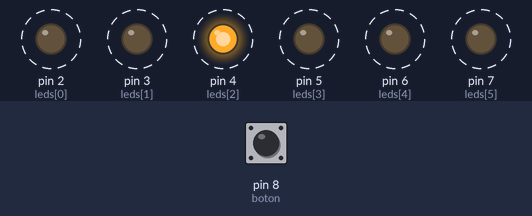
This sketch was run on a simulated Arduino Uno, built with avr-gcc and run on an emulated ATmega328P. On the bench: output pins drawn as LEDs (lit = HIGH). Dashed ring = blinking. Inputs (shaded band) come from the test bench; at power-on: pin 8 (boton) LOW. Random numbers use the default seed unless the sketch sets one.

Above: at 2.05 s.
2.1 s: pin 8 (boton) pulled HIGH for 0.75 s
At 2.35 s:
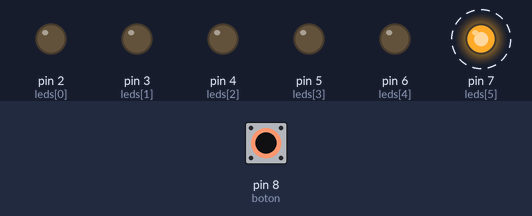
5.3 s: pin 8 (boton) pulled HIGH for 1 s
At 6.3 s:
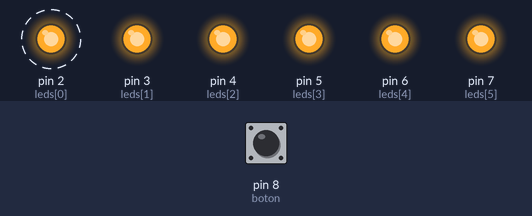
8.9 s: pin 8 (boton) pulled HIGH for 0.75 s
12.1 s: pin 8 (boton) pulled HIGH for 3.2 s
At 15.0 s:
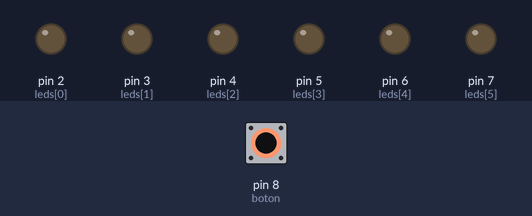
Timing chart, 0 to 17.8 s (numbered marks = the images above; inputs shaded):
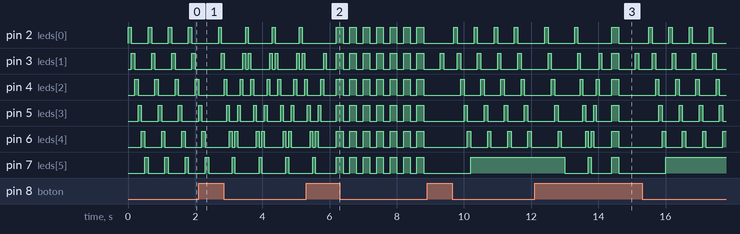

The sketch:

Juego_de_Luces_Interactivo.ino
```cpp
//Declaracion de variables
const int leds[] = {2, 3, 4, 5, 6, 7};
const int boton = 8;

int estadoBoton = 0;
int modo = 0;


void setup() {
  for (int i = 0; i < 6; i++) {
    pinMode(leds[i], OUTPUT);
  }

  pinMode(boton, INPUT);
}

void loop() {
  leerBoton();
  ejecutarPatron();
}

void leerBoton() {
  if (digitalRead(boton) == HIGH) {
    modo++;
    if (modo > 4) modo = 0;
    delay(300);
  }
}

void ejecutarPatron() {
  switch (modo) {
    case 0:
      secuencia();
      break;
    case 1:
      persecucion();
      break;
    case 2:
      parpadeo();
      break;
    case 3:
      aleatorio();
      break;
    case 4:
      onda();
      break;
  }
}

void secuencia() {
  for (int i = 0; i < 6; i++) {
    digitalWrite(leds[i], HIGH);
    delay(100);
    digitalWrite(leds[i], LOW);
  }
}

void persecucion() {
  for (int i = 0; i < 6; i++) {
    digitalWrite(leds[i], HIGH);
    delay(80);
    digitalWrite(leds[i], LOW);
  }

  for (int i = 4; i >= 1; i--) {
    digitalWrite(leds[i], HIGH);
    delay(80);
    digitalWrite(leds[i], LOW);
  }
}

void parpadeo() {
  for (int i = 0; i < 6; i++) {
    digitalWrite(leds[i], HIGH);
  }
  delay(200);

  for (int i = 0; i < 6; i++) {
    digitalWrite(leds[i], LOW);
  }
  delay(200);
}

void aleatorio() {
  int led = random(0, 6);
  digitalWrite(leds[led], HIGH);
  delay(100);
  digitalWrite(leds[led], LOW);
}

void onda() {
  for (int i = 0; i < 6; i++) {
    digitalWrite(leds[i], HIGH);
    if (i > 0) digitalWrite(leds[i - 1], LOW);
    delay(100);
  }
}
```

Measured:
- after the input at 12.1 s, pin 7 (leds[5]): goes LOW 0.70 s, HIGH 0.08 s, LOW 0.62 s, HIGH 0.20 s, LOW 1.4 s, then HIGH, starting after 0.90 s
